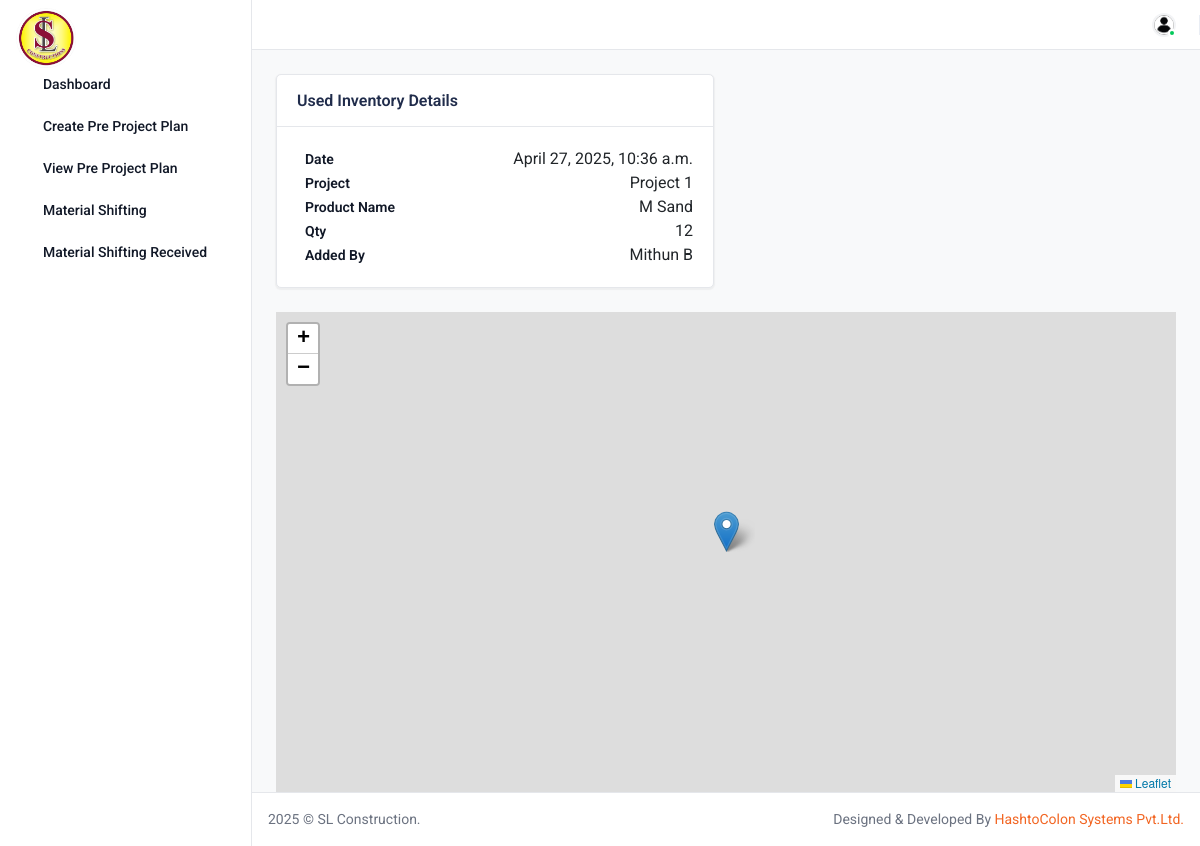
/used_inventory_detail/4 (signed in), run on the app's committed database.
### base/models.py (models this page shows, shortened)
class Inventory_use(models.Model):
   user = models.ForeignKey(User, on_delete=models.CASCADE)
   project = models.ForeignKey(Project, blank=True, null=True, on_delete=models.CASCADE)
   name=models.CharField(max_length=255, default="", blank=True) #
   qty=models.CharField(max_length=25, default="", blank=True)
   image=models.ImageField(upload_to='inventory/' ,blank=True,)
   date = models.DateTimeField(auto_now_add=True, blank=True)
   lon=models.CharField(max_length=255, default="", blank=True)
   lat=models.CharField(max_length=255, default="", blank=True)

class Project(models.Model):
   project_name=models.CharField(max_length=255, default="", blank=True)
   address=models.TextField(default="", blank=True)
   date = models.DateTimeField(auto_now_add=True, blank=True)

class User(AbstractUser):
   designation = models.CharField(max_length = 20, choices = designation_choice, null=True, blank=True)

### base/views.py (the view)
# urls.py: path("used_inventory_detail/<int:pk>",views.used_inventory_detail, name="used_inventory_detail"),
@login_required
def used_inventory_detail(request,pk):
 current_record = Inventory_use.objects.get(pk=pk)
 return render(request, "usedinventorydetail.html", {"post":current_record})

### templates/usedinventorydetail.html (shortened to what this page needs)
{% extends "base.html" %}
{% load static %}
{% load widget_tweaks %}
{% block content %}
<div class="content">
	 <div class="row">
					<div class="col-xxl-4 col-xl-6 d-flex">
						<div class="card flex-fill">
							<div class="card-header pb-2 d-flex align-items-center justify-content-between flex-wrap">
								<h5 class="mb-2">Used Inventory Details</h5>
							</div>
							<div class="card-body">
								<div class="recent-item">
									<div class="d-flex justify-content-between">
										<div class="d-flex align-items-center w-100">
											<div class="ms-2 flex-fill">
												<div class="d-flex align-items-center justify-content-between">
													<h6 class="fs-medium text-truncate"><a href="javscript:void(0);">Date</a></h6>
													<p class="fs-16 text-dark">{{post.date}}</p>
												</div>
												<div class="d-flex align-items-center justify-content-between">
													<h6 class="fs-medium text-truncate"><a href="javscript:void(0);">Project</a></h6>
													<p class="fs-16 text-dark">{{post.project.project_name}}</p>
												</div>
												<div class="d-flex align-items-center justify-content-between">
													<h6 class="fs-medium text-truncate"><a href="javscript:void(0);">Product Name</a></h6>
													<p class="fs-16 text-dark">{{post.name}}</p>
												</div>
												<div class="d-flex align-items-center justify-content-between">
													<h6 class="fs-medium text-truncate"><a href="javscript:void(0);">Qty</a></h6>
													<p class="fs-16 text-dark">{{post.qty}}</p>
												</div>
												<div class="d-flex align-items-center justify-content-between">
													<h6 class="fs-medium text-truncate"><a href="javscript:void(0);">Added By</a></h6>
													<p class="fs-16 text-dark">{{post.user.first_name}} {{post.user.last_name}}</p>
												</div>
											</div>
										</div>
									</div>
								</div>
							</div>
						</div>
					</div>
					<div class="col-xxl-4 col-xl-6 d-flex">
					</div>
					</div>
<div id="map" style="height: 480px"></div>
</div >
<link rel="stylesheet" href="https://unpkg.com/leaflet@1.9.4/dist/leaflet.css"/>
{% endblock content %}

### data on the page
Inventory_use: date "April 27, 2025, 10:36 a.m.", project.project_name "Project 1", name "M Sand", qty "12", user.first_name "Mithun", user.last_name "B"
